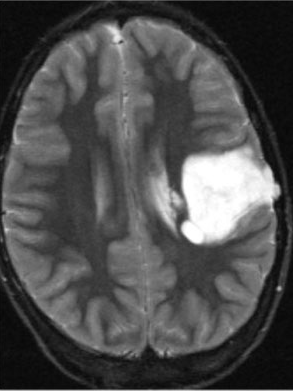
#> input picture lab4/brain_tumor.png, 293 x 391 px; the run also reads 1 picture not shown here
$ python lab_4.py
#> lines starting #> are read from the running program, lines starting #| are printed output that depends on the picture; after the words box and inside, x2 and y2 are one past the last pixel; in counts of white or black regions, pixels touching at a corner belong together
import matplotlib.pyplot as plt
from matplotlib.axes import Axes as plt_Axes
from matplotlib.markers import MarkerStyle as plt_Marker
from matplotlib.patches import Rectangle as plt_Rectangle
import skimage as ski
import numpy as np
from typing import cast, TypeVar, Any
import scipy as sp
import random
import sklearn.cluster
plt.ioff()


def rgb2gray(img: np.ndarray) -> np.ndarray[Any, np.uint8]:
    return np.uint8(np.round(ski.color.rgb2gray(img) * 255))


####################################################################################################
#                                                                                                  #
# ## Zadanie 1                                                                                     #
#                                                                                                  #
####################################################################################################

####################################################################################################
#                                                                                                  #
# ### Krok 1                                                                                       #
# Wczytaj obraz rtg **brain_tumor** i poprzez wybór jednej z automatycznych metod                  #
# progowania uwidocznij cały mózg.                                                                 #
#                                                                                                  #
####################################################################################################

brain_tumor = ski.io.imread("lab4/brain_tumor.png")
#> brain_tumor is the input picture: shape (391, 293, 3); min 5, max 255, mean 77.2
brain_tumor = rgb2gray(brain_tumor)

# fig, axs = ski.filters.try_all_threshold(brain_tumor, figsize=(16, 10), verbose=False)
# fig.suptitle("Test metod próbkowania")
# plt.show()

th_Triangle = ski.filters.threshold_minimum(brain_tumor)
#> th_Triangle = 46
brain_tumor_Min = brain_tumor > th_Triangle
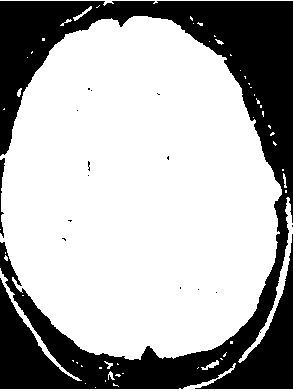
#> brain_tumor_Min: shape (391, 293) bool; 68.3% white; 15 black regions (13 under 20 px), largest, box (x1, y1, x2, y2) and area: (0, 1, 293, 389) 36041, (0, 158, 5, 238) 172
brain_tumor_Min = sp.ndimage.binary_fill_holes(brain_tumor_Min)
#> brain_tumor_Min: shape (391, 293) bool; 68.4% white; 3 black regions (1 under 20 px)

_, axs = plt.subplots(1, 2, figsize=(14, 10))

cast(plt_Axes, axs[0]).imshow(brain_tumor, cmap="gray")
cast(plt_Axes, axs[0]).set_title("Obraz oryginalny")
cast(plt_Axes, axs[0]).axis(False)

cast(plt_Axes, axs[1]).imshow(brain_tumor_Min, cmap="gray")
cast(plt_Axes, axs[1]).set_title("Maska obrazu")
cast(plt_Axes, axs[1]).axis(False)

plt.show()


####################################################################################################
#                                                                                                  #
# ### Krok 2                                                                                       #
# Korzystając  z modułu                                                                            #
#                                                                                                  #
# `skimage.measure`                                                                                #
#                                                                                                  #
# wykorzystaj metodę label, aby dokonać segmentacji obrazu binarnego. Policz, ile                  #
# jest segmentów. Zaprezentuj obraz wykorzystując dowolną mapę kolorów                             #
#                                                                                                  #
####################################################################################################

labelz_brain, label_cnt = ski.measure.label(brain_tumor_Min, return_num=True)
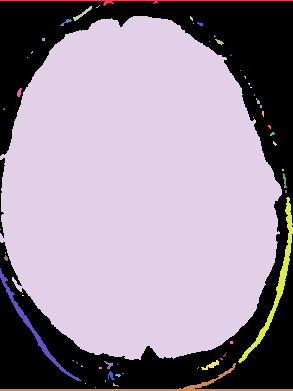
#> labelz_brain: shape (391, 293) int32; 58 distinct labels, from 0 to 57; one colour per label, 0 black
#> label_cnt = 57

_, axs = plt.subplots(1, 2, figsize=(14, 10))

cast(plt_Axes, axs[0]).imshow(brain_tumor_Min, cmap="gray")
cast(plt_Axes, axs[0]).set_title("Maska obrazu")
cast(plt_Axes, axs[0]).axis(False)

cast(plt_Axes, axs[1]).imshow(labelz_brain, cmap="tab20c")
cast(plt_Axes, axs[1]).set_title(f"Znaleziono {label_cnt} regionów")
cast(plt_Axes, axs[1]).axis(False)

plt.show()


####################################################################################################
#                                                                                                  #
# ### Krok 3                                                                                       #
# Używając dla posegmentowanego obrazu metodę                                                      #
#                                                                                                  #
# `skimage.measure.regionprops`                                                                    #
#                                                                                                  #
# uzyskasz listę obiektów zawierających statystyki obliczone dla poszczególnych                    #
# segmentów. Teraz interesuje nas pole powierzchni. Wybierz segment, dla którego                   #
# pole powierzchni jest maksymalne i zaprezentuj jego obraz. Podaj to pole                         #
# opowierzchni. Usuń z obrazu pozostałe obiekty.                                                   #
#                                                                                                  #
####################################################################################################

propz_brain = ski.measure.regionprops(labelz_brain)
#> propz_brain = 57 regions; largest, box (x1, y1, x2, y2) and area: (0, 16, 282, 360) 75271, (238, 197, 293, 363) 891, (0, 363, 293, 391) 768, (0, 268, 82, 381) 561, (0, 0, 293, 6) 326

max_br = max(propz_brain, key=lambda a: a.area)
max_i_br = max_br.label
#> max_i_br = 4
max_area_br = max_br.area
#> max_area_br = 75271

brain_mask = ( labelz_brain == max_i_br )
#> brain_mask: shape (391, 293) bool; 65.7% white; 2 black regions, box (x1, y1, x2, y2) and area: (0, 0, 293, 391) 39119, (0, 158, 5, 238) 173
brain_only = np.zeros_like(brain_tumor, dtype=np.uint8)
brain_only[brain_mask] = brain_tumor[brain_mask]


fig, axs = plt.subplots(1, 2, figsize=(14, 10))
fig.suptitle(f"Pole powierzchni mózgu: {max_area_br}")

cast(plt_Axes, axs[0]).imshow(brain_mask, cmap="tab20c")
cast(plt_Axes, axs[0]).set_title("Największy element - maska")
cast(plt_Axes, axs[0]).axis(False)

cast(plt_Axes, axs[1]).imshow(brain_only, cmap="gray")
cast(plt_Axes, axs[1]).set_title("Największy element na obrazie")
cast(plt_Axes, axs[1]).axis(False)

plt.show()


####################################################################################################
#                                                                                                  #
# ### Krok 4                                                                                       #
# Dla obrazu wejściowego ustaw teraz inny próg tak, aby uwidocznić sam guz                         #
# i przeprowadź ten sam ciąg operacji.                                                             #
#                                                                                                  #
####################################################################################################

# _, axs = plt.subplots(4, 2, figsize=(12, 15))
# vs = np.linspace(145, 255, 8, dtype=np.uint8)
# aaa = axs.reshape((8, ))

# for i, v in enumerate(vs):
#     cast(plt_Axes, aaa[i]).imshow(brain_tumor > v, cmap="gray")
#     cast(plt_Axes, aaa[i]).axis(False)
#     cast(plt_Axes, aaa[i]).set_title(f"Threshold: {v}")

# plt.show()
tr_tumor = 191
brain_tumor_tum = brain_tumor > tr_tumor
#> brain_tumor_tum: shape (391, 293) bool; 5.4% white; 8 white regions (4 under 20 px)
labelz_tum, labelz_tum_cnt = ski.measure.label(brain_tumor_tum, return_num=True)
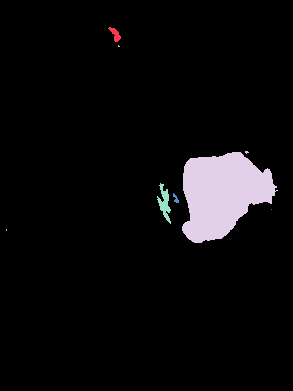
#> labelz_tum: shape (391, 293) int32; 9 distinct labels, from 0 to 8; one colour per label, 0 black
#> labelz_tum_cnt = 8
propz_tum = ski.measure.regionprops(labelz_tum)
#> propz_tum = 8 regions; box (x1, y1, x2, y2) and area: (182, 152, 278, 243) 5808, (157, 183, 171, 224) 250, (108, 27, 121, 42) 89, (173, 193, 179, 203) 30, (245, 151, 249, 154) 8, (118, 45, 120, 47) 3, (6, 229, 7, 231) 2, (271, 209, 272, 210) 1

max_tum = max(propz_tum, key=lambda a: a.area)
max_i_tum = max_tum.label
#> max_i_tum = 4
max_area_tum = max_tum.area
#> max_area_tum = 5808

tumor_mask = (labelz_tum == max_i_tum)
#> tumor_mask: shape (391, 293) bool; 5.1% white; 1 white region, box (x1, y1, x2, y2) and area: (182, 152, 278, 243) 5808
tumor_only = np.zeros_like(brain_tumor, dtype=np.uint8)
tumor_only[tumor_mask] = brain_tumor[tumor_mask]

fig, axs = plt.subplots(2, 2, figsize=(14, 10))
fig.suptitle(f"Pole powierzchni guza: {max_area_tum}")

cast(plt_Axes, axs[0, 0]).imshow(brain_tumor_tum, cmap="gray")
cast(plt_Axes, axs[0, 0]).set_title("Maska obrazu - guz")
cast(plt_Axes, axs[0, 0]).axis(False)

cast(plt_Axes, axs[0, 1]).imshow(labelz_tum, cmap="tab20c")
cast(plt_Axes, axs[0, 1]).set_title(f"Znaleziono {labelz_tum_cnt} regionów")
cast(plt_Axes, axs[0, 1]).axis(False)

cast(plt_Axes, axs[1, 0]).imshow(tumor_mask, cmap="tab20c")
cast(plt_Axes, axs[1, 0]).set_title("Największy element - maska")
cast(plt_Axes, axs[1, 0]).axis(False)

cast(plt_Axes, axs[1, 1]).imshow(tumor_only, cmap="gray")
cast(plt_Axes, axs[1, 1]).set_title("Największy element na obrazie")
cast(plt_Axes, axs[1, 1]).axis(False)

plt.show()


####################################################################################################
#                                                                                                  #
# ### Krok 5                                                                                       #
# Zaprezentuj złożenie obu obrazów. Oblicz, jaki procent całego mózgu jest                         #
# zajęte przez guz.                                                                                #
#                                                                                                  #
####################################################################################################

tumor_ptc = max_area_tum / max_area_br * 100
#> tumor_ptc = 7.72
brain_and_tumor = np.uint8(brain_mask) * 2
brain_and_tumor[tumor_mask] = 4
#> brain_and_tumor: shape (391, 293); min 0, max 4, mean 1.42
brain_and_tumor[0, 0] = 20
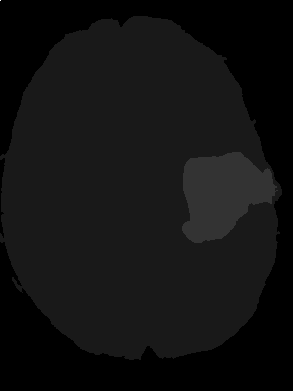
#> brain_and_tumor: shape (391, 293); min 0, max 20, mean 1.42; drawn with min black and max white

_, ax = plt.subplots(1, 1, figsize=(10, 10))

cast(plt_Axes, ax).imshow(brain_and_tumor, cmap="tab20c")
cast(plt_Axes, ax).set_title(f"Guz zajmuje {tumor_ptc:5.3f}% powierzchni mózgu")

plt.show()


####################################################################################################
#                                                                                                  #
# ## Zadanie 2                                                                                     #
#                                                                                                  #
####################################################################################################

####################################################################################################
#                                                                                                  #
# ## Krok 1                                                                                        #
# - Wczytaj obraz bolts.jpg                                                                        #
# - Zmniejsz rozdzielczość obrazu. Poniższe etapy segmentacji będą działały                        #
#   tylko dla pewnego zakresu rozdzielczości.                                                      #
# - przekształć obraz do odcieni szarości                                                          #
# - usuń szumy filtrem Gaussa                                                                      #
# - wykonaj filtrację Canny                                                                        #
#                                                                                                  #
####################################################################################################

bolts = ski.io.imread("lab4/bolts.jpg")
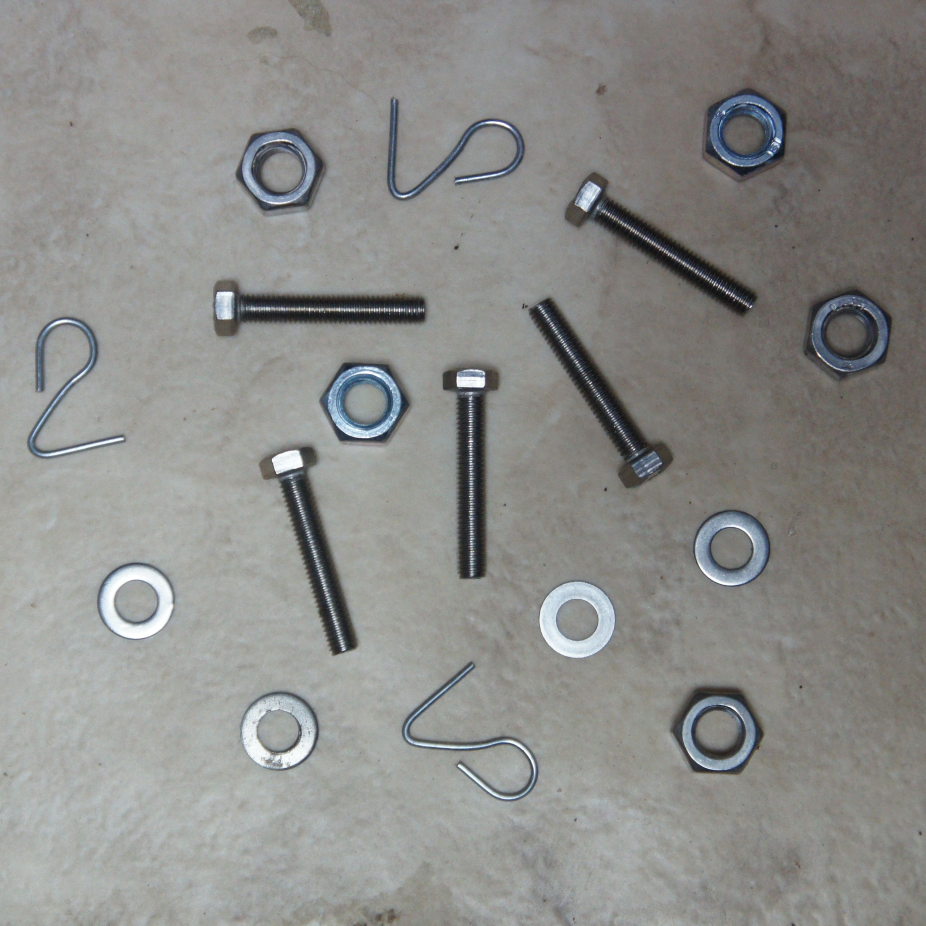
#> input picture lab4/bolts.jpg, 2777 x 2776 px (shown at 1/3 size)
#> bolts is the input picture: shape (2776, 2777, 3); mean R, G, B 140, 140.2, 137.6
resiz = np.array(bolts.shape, dtype=np.float32)
resiz[:2] *= 640 / max(bolts.shape)

bolts = ski.transform.resize(bolts, resiz)
#> bolts: shape (640, 640, 3) float64

_, axs = plt.subplots(3, 1, figsize=(4, 12))

cast(plt_Axes, axs[0]).imshow(bolts)
cast(plt_Axes, axs[0]).set_title("Obraz oryginalny")
cast(plt_Axes, axs[0]).axis(False)

bolts = rgb2gray(bolts)

cast(plt_Axes, axs[1]).imshow(bolts, cmap="gray")
cast(plt_Axes, axs[1]).set_title("Obraz w skali szarości")
cast(plt_Axes, axs[1]).axis(False)

bolts_edge = ski.feature.canny(bolts, 1.2)
#> bolts_edge: shape (640, 640) bool; 3% white in thin lines or dots

cast(plt_Axes, axs[2]).imshow(bolts_edge, cmap="gray")
cast(plt_Axes, axs[2]).set_title("Obraz w skali szarości")
cast(plt_Axes, axs[2]).axis(False)

plt.show()


####################################################################################################
#                                                                                                  #
# ### Krok 2                                                                                       #
# Usuń artefakty pozostałe na brzegach obrazu (funkcja `clear_border`). Są to                      #
# fałszywie znalezione linie. Następnie korzystając z filtru morfologicznego                       #
# `close` (odpowiedni wzór i wielkość maski!!) połącz linie obiektów. Może się                     #
# okazać, że filtr `close` trzeba będzie zastosować dwukrotnie, z różnymi                          #
# parametrami.                                                                                     #
#                                                                                                  #
####################################################################################################

border_mask = np.ones_like(bolts, dtype=np.bool_)
border_mask[600:, :] = 0
border_mask[:50, :] = 0

bolts_edge_clear = ski.segmentation.clear_border(bolts_edge, mask=border_mask)
#> bolts_edge_clear: shape (640, 640) bool; 2.9% white in thin lines or dots, all inside (x1, y1, x2, y2) = (1, 58, 638, 579)

_, axs = plt.subplots(3, 1, figsize=(4, 12))

cast(plt_Axes, axs[0]).imshow(bolts_edge_clear, cmap="gray")
cast(plt_Axes, axs[0]).set_title("Obraz z usuniętymi artefaktami")
cast(plt_Axes, axs[0]).axis(False)

bolts_edge_closed = ski.morphology.binary_closing(
    bolts_edge_clear,
    ski.morphology.disk(3.4)
)
#> bolts_edge_closed: shape (640, 640) bool; 7.2% white; 26 white regions (4 under 20 px), largest, box (x1, y1, x2, y2) and area: (485, 60, 545, 127) 2341, (163, 88, 226, 150) 2315, (221, 249, 284, 307) 2290

cast(plt_Axes, axs[1]).imshow(bolts_edge_closed, cmap="gray")
cast(plt_Axes, axs[1]).set_title("Pierwsze przejście filtra")
cast(plt_Axes, axs[1]).axis(False)

bolts_edge_closed = ski.morphology.binary_closing(
    bolts_edge_closed,
    ski.morphology.disk(7)
)
#> bolts_edge_closed: shape (640, 640) bool; 10.6% white; 24 white regions (3 under 20 px), largest, box (x1, y1, x2, y2) and area: (360, 206, 466, 341) 3479, (179, 307, 248, 453) 3400, (306, 250, 346, 401) 3310

cast(plt_Axes, axs[2]).imshow(bolts_edge_closed, cmap="gray")
cast(plt_Axes, axs[2]).set_title("Drugie przejście filtra")
cast(plt_Axes, axs[2]).axis(False)

plt.show()


####################################################################################################
#                                                                                                  #
# ### Krok 3                                                                                       #
# Wykonaj segmentację obrazu i wyświetl                                                            #
#                                                                                                  #
####################################################################################################

labelz_bolt = ski.measure.label(bolts_edge_closed)
#> labelz_bolt: shape (640, 640) int32; 25 distinct labels, from 0 to 24

_, axs = plt.subplots(2, 1, figsize=(6, 12))

cast(plt_Axes, axs[0]).imshow(labelz_bolt, cmap="Set1")
cast(plt_Axes, axs[0]).set_title("Obraz z usuniętymi artefaktami")
cast(plt_Axes, axs[0]).axis(False)

labelz_bolt = ski.morphology.remove_small_objects(labelz_bolt, 100)
#> labelz_bolt: shape (640, 640) int32; 18 distinct labels, from 0 to 21

cast(plt_Axes, axs[1]).imshow(labelz_bolt, cmap="Set1")
cast(plt_Axes, axs[1]).set_title("Obraz z usuniętymi artefaktami - usunięte kropki")
cast(plt_Axes, axs[1]).axis(False)

plt.show()


####################################################################################################
#                                                                                                  #
# ## Zadanie 3 Określanie parametrów obiektów                                                      #
#                                                                                                  #
####################################################################################################

####################################################################################################
#                                                                                                  #
# ### Podpunkt a                                                                                   #
# Na obrazie coins są dwa rodzaje monet (różnią się średnicą). Wskaż                               #
# automatycznie, które monety należą do pierwszej, a które do drugiej grupy                        #
#                                                                                                  #
####################################################################################################

coins = ski.io.imread("lab4/coins.png")
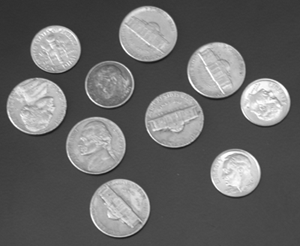
#> input picture lab4/coins.png, 300 x 246 px
#> coins is the input picture: shape (246, 300); min 23, max 255, mean 103

_, axs = plt.subplots(2, 2, figsize=(12, 11))

cast(plt_Axes, axs[0, 0]).imshow(coins, cmap="gray")
cast(plt_Axes, axs[0, 0]).set_title("Obraz oryginalny")
cast(plt_Axes, axs[0, 0]).axis(False)

coins_smooth = ski.filters.gaussian(coins, sigma=2)
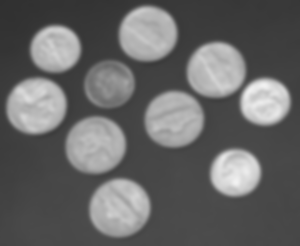
#> coins_smooth: shape (246, 300) float64; min 0.189, max 0.949, mean 0.404

cast(plt_Axes, axs[0, 1]).imshow(coins_smooth, cmap="gray")
cast(plt_Axes, axs[0, 1]).set_title("Obraz wygładzony")
cast(plt_Axes, axs[0, 1]).axis(False)

coins_edge = ski.feature.canny(coins_smooth, sigma=2)
#> coins_edge: shape (246, 300) bool; 2.7% white in thin lines or dots, all inside (x1, y1, x2, y2) = (6, 6, 291, 237)
coins_edge = ski.morphology.dilation(coins_edge)
#> coins_edge: shape (246, 300) bool; 7% white in thin lines or dots
#> (the rest of the program and of its run is left out)
